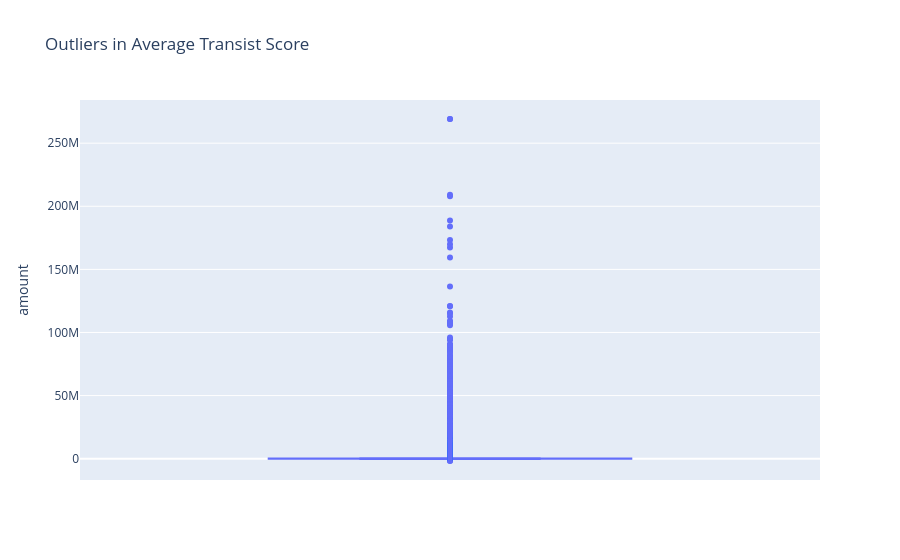

The notebook cell saved with this chart:
### Code cell
fig=px.box(merged_data,y='amount',points='outliers', title='Outliers in Average Transist Score')

fig.update_layout(hovermode='x')

### Figure 1 — Plotly figure (JSON) as saved in the notebook; plotly's stock layout.template omitted (floating-point values rounded to 4 significant figures; data arrays with more than 128 entries replaced by an {"elided": "..."} marker saying what was removed)
{"data": [{"alignmentgroup": "True", "boxpoints": "outliers", "hovertemplate": "amount=%{y}<extra></extra>", "legendgroup": "", "marker": {"color": "#636efa"}, "name": "", "notched": false, "offsetgroup": "", "orientation": "v", "showlegend": false, "type": "box", "x0": " ", "xaxis": "x", "y": {"elided": "126000 float values"}, "y0": " ", "yaxis": "y"}], "layout": {"autosize": true, "boxmode": "group", "hovermode": "x", "legend": {"tracegroupgap": 0}, "title": {"text": "Outliers in Average Transist Score"}, "xaxis": {"anchor": "y", "autorange": true, "domain": [0, 1], "range": [-0.5, 0.5], "type": "category"}, "yaxis": {"anchor": "x", "autorange": true, "domain": [0, 1], "range": [-16890000.0, 284200000.0], "title": {"text": "amount"}, "type": "linear"}}}
